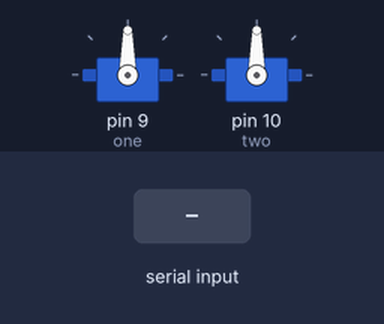
Bench run of a sketch on a simulated Arduino Leonardo, built with avr-gcc and run on an emulated ATmega32U4. On the bench: 2 × servo. Inputs (shaded band) come from the test bench. What the sketch prints to the serial monitor is not drawn.

Above: at 1.2 s.
1.3 s: "u" received over Serial
At 1.8 s:
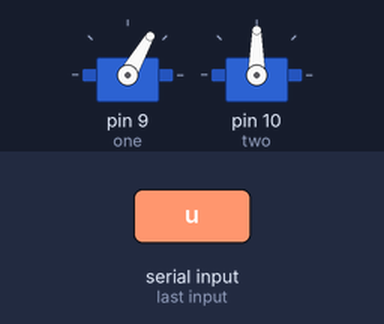
2.8 s: "d" received over Serial
At 3.3 s:
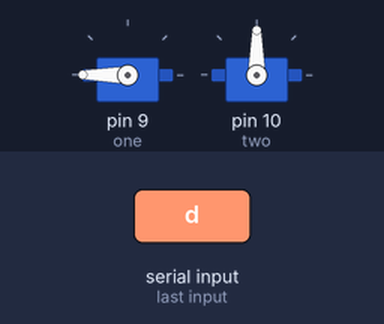
4.3 s: "l" received over Serial
At 5.4 s:
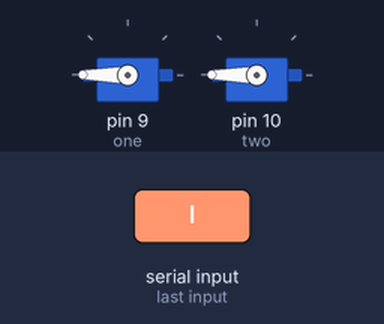
5.8 s: "f" received over Serial
At 6.8 s:
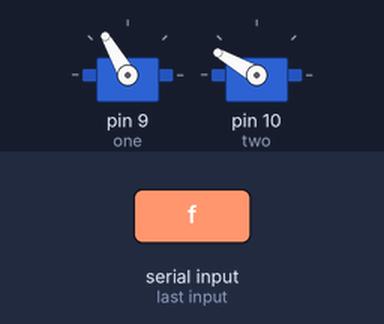
7.3 s: "r" received over Serial
At 8.0 s:
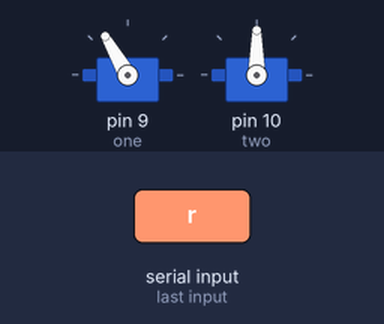
8.8 s: "l" received over Serial
At 10.1 s:
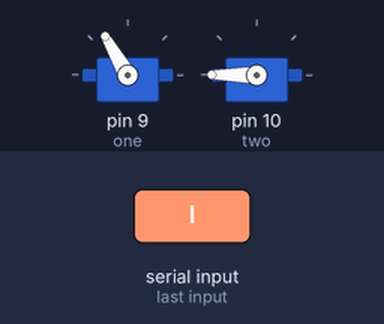
Timing chart, 0 to 11.3 s (numbered marks = the images above; inputs shaded):
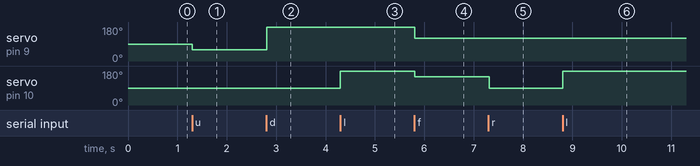

The sketch:

eye.ino
```cpp
#include <Servo.h>
// CONSTANTS - keys for parsing messages via serial


Servo one;
Servo two;
char state;


// Arrays to hold information about state and mapping for each servo


void setup()
{
    Serial.begin(9600);
while (! Serial); // Wait until Serial is ready - Leonardo
  Serial.println("ENTER NOW");
  // initialize each servo by passing the pin number to which it is attached

  one.attach(9);       // blue
  two.attach(10);      // black

}

void loop() {
  while(Serial.available()){
      state = Serial.read();
      //flag=0;
    }

 //SERVOOOOOOOOOOOOOO 1111111111111111111111111111111111111111111111111111111111111111111

 if(state == 'u') {

 //pos2=30;
 one.write(60);
 delay(15);

 //flag=1;
  //Serial.println("open");
 }


if(state == 'd' ) {

 //pos2=90;
 one.write(180);
 delay(15);

  //flag=1;
  //Serial.println("close");
 }


//SERVOOOOOOOOOOOOO 2222222222222222222222222222222222222222222222222222222222222222222


 if(state == 'l' ) {

          two.write(180);
          delay(15);

 }


 if(state == 'r' ) {

          two.write(90);
          delay(15);
 }

 if(state == 'f' ) {

          one.write(120);
          two.write(150);
          delay(15);
 }

}
```

Measured:
- after the input at 1.3 s, servo on pin 9 (one): 90° → 60° at once
- after the input at 2.8 s, servo on pin 9 (one): 60° → 180° at once
- after the input at 4.3 s, servo on pin 10 (two): 90° → 180° at once
- after the input at 5.8 s, servo on pin 9 (one): 180° → 120° at once; servo on pin 10 (two): 180° → 150° at once
- after the input at 7.3 s, servo on pin 10 (two): 150° → 90° at once
- after the input at 8.8 s, servo on pin 10 (two): 90° → 180° at once
